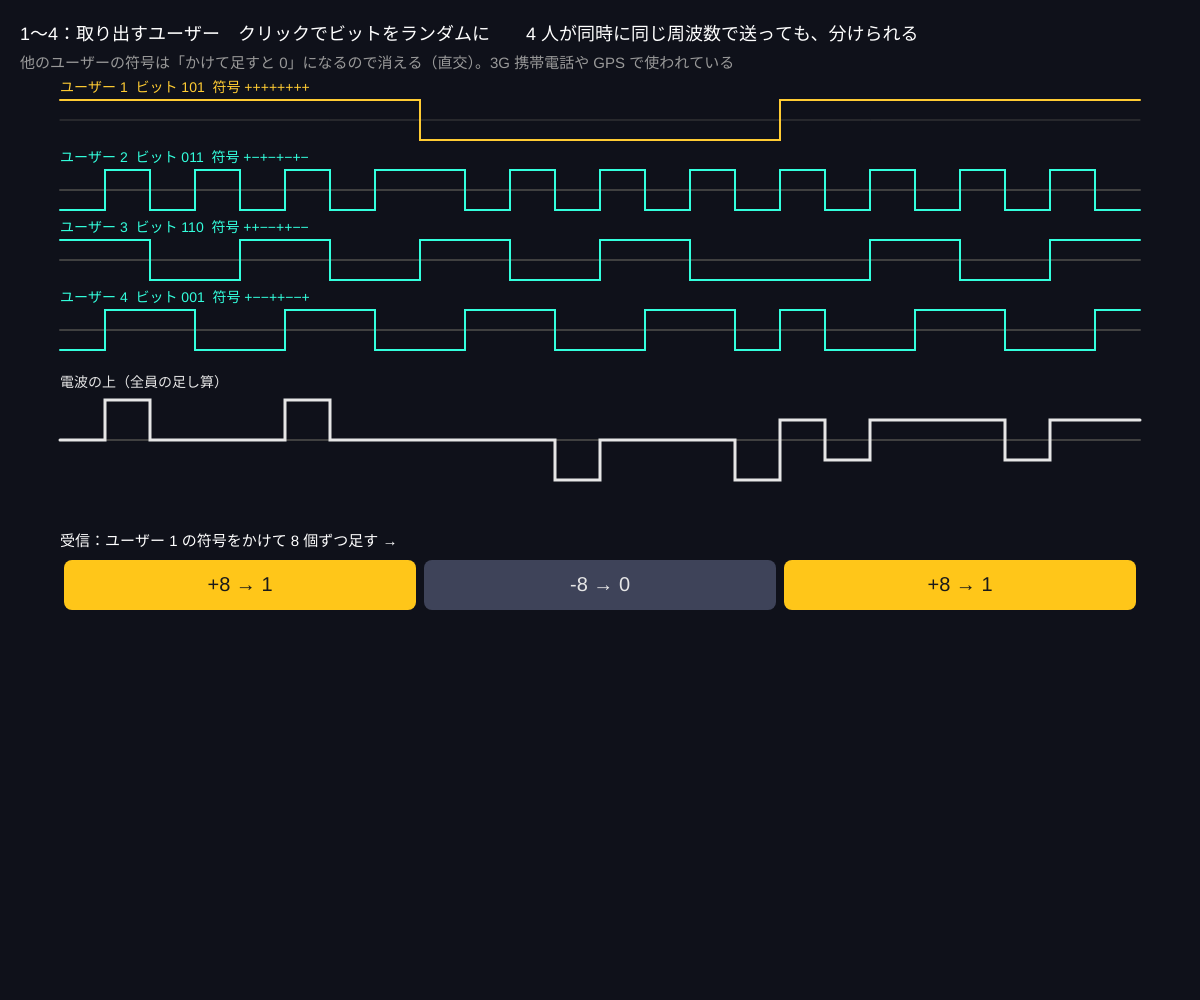
Frame 1 (no input)
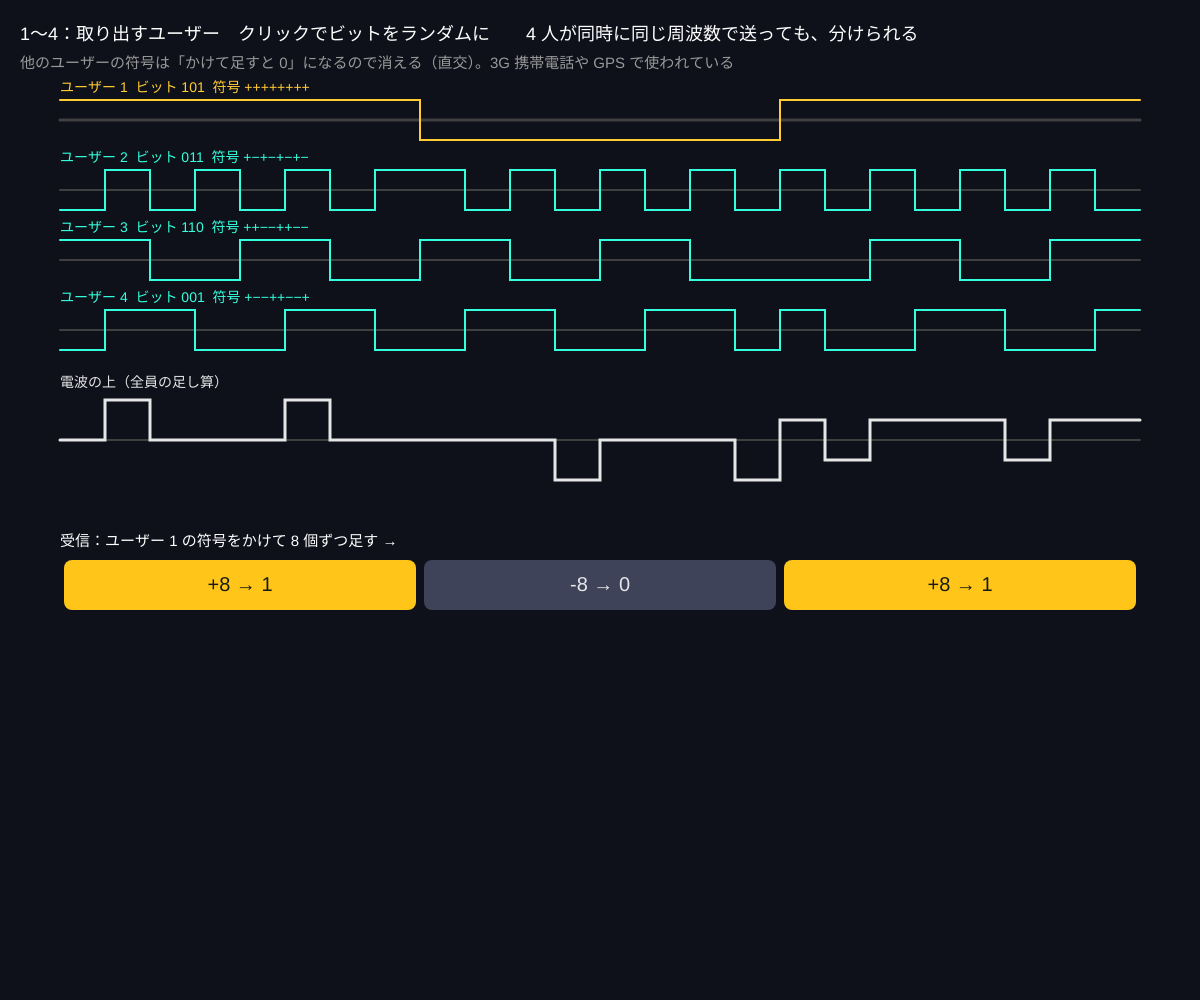
Frame 60 (no input)
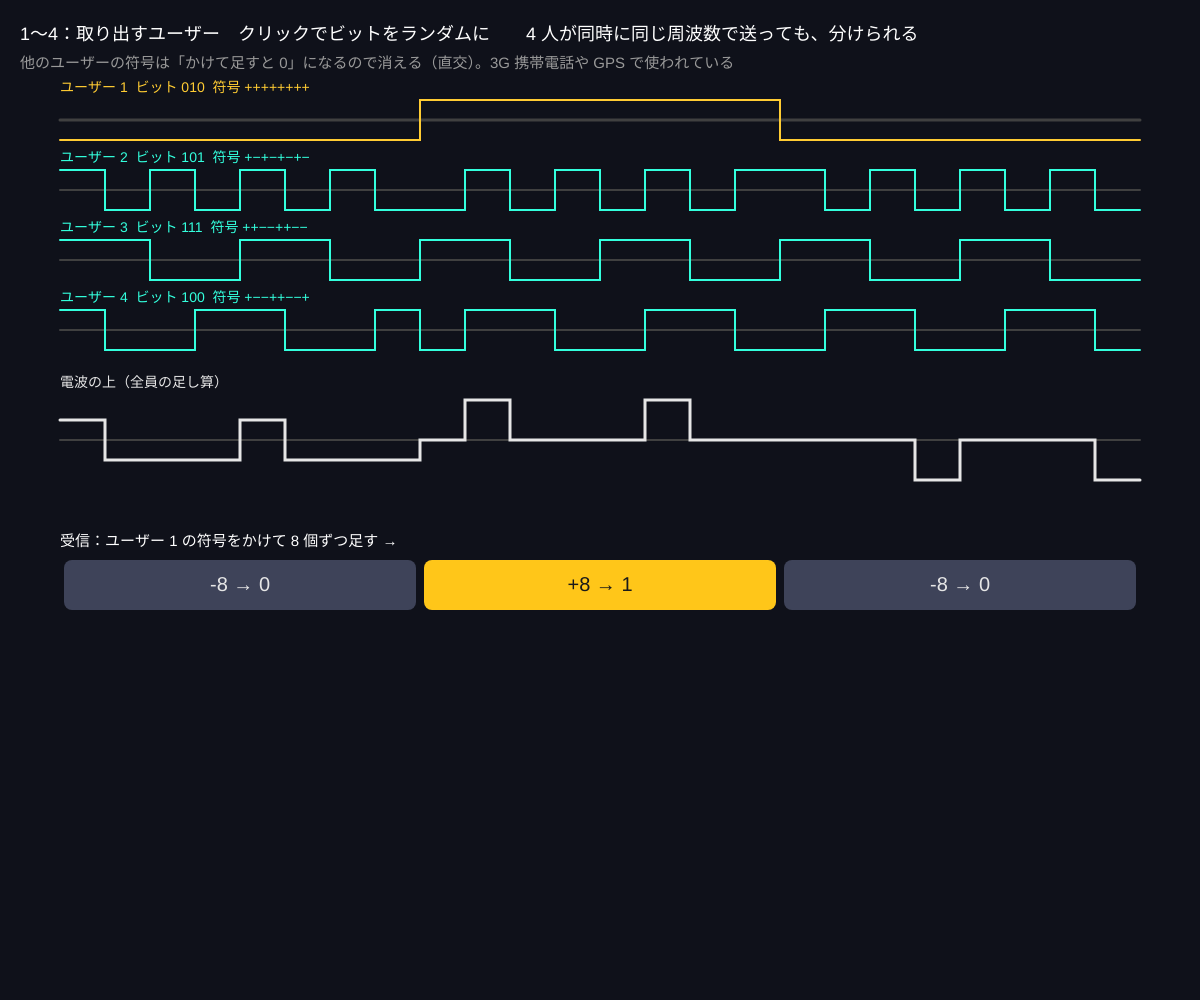
Frame 120 (the mouse pressed at the canvas centre since frame 60)

The p5.js sketch that drew these frames (run headless with seeded random() and noise() and a simulated clock; from frame 60 on, the mouse is pressed at the canvas centre):

// p5.js sketch
// ── sketch.js
// ============================================
// 14 符号で分ける（CDMA）（おまけ）
// 同じ周波数・同じ時間に、何人もが同時に送っているのに、ちゃんと取り出せる
// 各ユーザーに「直交する符号」を割り当て、ビットを符号で広げて足し算して送る
// 受信側は自分の符号をかけて足す（相関）と、自分のビットだけ出てくる
// クリックでビットをランダムに / 1〜4 で取り出すユーザー
// ============================================

// ★ ウォルシュ符号（たがいに直交：かけて足すと 0）
let codes = [
  [1, 1, 1, 1, 1, 1, 1, 1],
  [1, -1, 1, -1, 1, -1, 1, -1],
  [1, 1, -1, -1, 1, 1, -1, -1],
  [1, -1, -1, 1, 1, -1, -1, 1],
];
let userBits = [[1, 0, 1], [0, 1, 1], [1, 1, 0], [0, 0, 1]];
let listenTo = 0;

function setup() {
  createCanvas(windowWidth, windowHeight);
  colorMode(HSB, 360, 100, 100, 100);
}

function draw() {
  background(230, 40, 10);
  let L = 8, nBits = 3;
  let left = 60, right = width - 60;
  let chipW = (right - left) / (L * nBits);

  // ---- 各ユーザーの送信信号 = ビット（±1）× 符号 ----
  let signals = userBits.map((bits, u) => {
    let s = [];
    for (let b of bits) for (let c of codes[u]) s.push((b ? 1 : -1) * c);
    return s;
  });
  // ---- 電波の上では全部足し算される ----
  let sum = new Array(L * nBits).fill(0);
  for (let s of signals) for (let i = 0; i < s.length; i++) sum[i] += s[i];

  // 描く：4 ユーザー
  for (let u = 0; u < 4; u++) {
    let y = 120 + u * 70;
    drawSteps(signals[u], left, right, y, 20, u === listenTo ? 45 : 170, 'ユーザー ' + (u + 1) + '  ビット ' + userBits[u].join('') + '  符号 ' + codes[u].map((c) => (c > 0 ? '+' : '−')).join(''));
  }
  // 合成
  drawSteps(sum, left, right, 440, 10, 0, '電波の上（全員の足し算）', true);

  // ---- 受信：聞きたいユーザーの符号をかけて、8 個ずつ足す ----
  let decoded = [];
  for (let b = 0; b < nBits; b++) {
    let acc = 0;
    for (let i = 0; i < L; i++) acc += sum[b * L + i] * codes[listenTo][i];
    decoded.push(acc);
  }
  let y = 560;
  noStroke();
  fill(0, 0, 100);
  textSize(15);
  text('受信：ユーザー ' + (listenTo + 1) + ' の符号をかけて 8 個ずつ足す →', left, y - 14);
  for (let b = 0; b < nBits; b++) {
    let x = left + b * L * chipW;
    fill(decoded[b] > 0 ? 45 : 230, decoded[b] > 0 ? 90 : 30, decoded[b] > 0 ? 100 : 35);
    rect(x + 4, y, L * chipW - 8, 50, 8);
    fill(0, 0, decoded[b] > 0 ? 10 : 90);
    textAlign(CENTER, CENTER);
    textSize(20);
    text((decoded[b] > 0 ? '+' : '') + decoded[b] + ' → ' + (decoded[b] > 0 ? 1 : 0), x + (L * chipW) / 2, y + 25);
    textAlign(LEFT, BASELINE);
  }
  fill(0, 0, 100);
  textSize(18);
  text('1〜4：取り出すユーザー　クリックでビットをランダムに　　4 人が同時に同じ周波数で送っても、分けられる', 20, 40);
  fill(0, 0, 60);
  textSize(15);
  text('他のユーザーの符号は「かけて足すと 0」になるので消える（直交）。3G 携帯電話や GPS で使われている', 20, 68);
}

function drawSteps(arr, left, right, mid, h, hue, label, thick) {
  let w = (right - left) / arr.length;
  stroke(0, 0, 25);
  line(left, mid, right, mid);
  stroke(hue, hue ? 80 : 0, hue ? 100 : 90);
  strokeWeight(thick ? 3 : 2);
  noFill();
  beginShape();
  for (let i = 0; i < arr.length; i++) {
    vertex(left + i * w, mid - arr[i] * h);
    vertex(left + (i + 1) * w, mid - arr[i] * h);
  }
  endShape();
  noStroke();
  fill(hue, hue ? 80 : 0, hue ? 100 : 90);
  textSize(14);
  text(label, left, mid - h * (thick ? 4.5 : 1) - 8);
}

function keyPressed() {
  if (key >= '1' && key <= '4') listenTo = int(key) - 1;
}
function mousePressed() {
  userBits = userBits.map((bits) => bits.map(() => (random() < 0.5 ? 1 : 0)));
}

// ---------- やってみよう ----------
// 1. 1〜4 を押して、合成波は同じなのに取り出されるビットが変わるのを確認
// 2. 符号を 2 つ同じにすると（直交でなくなる）、取り出せなくなる
// 3. 合成波に雑音を足しても取り出せる？（sum[i] += random(-1, 1)）
